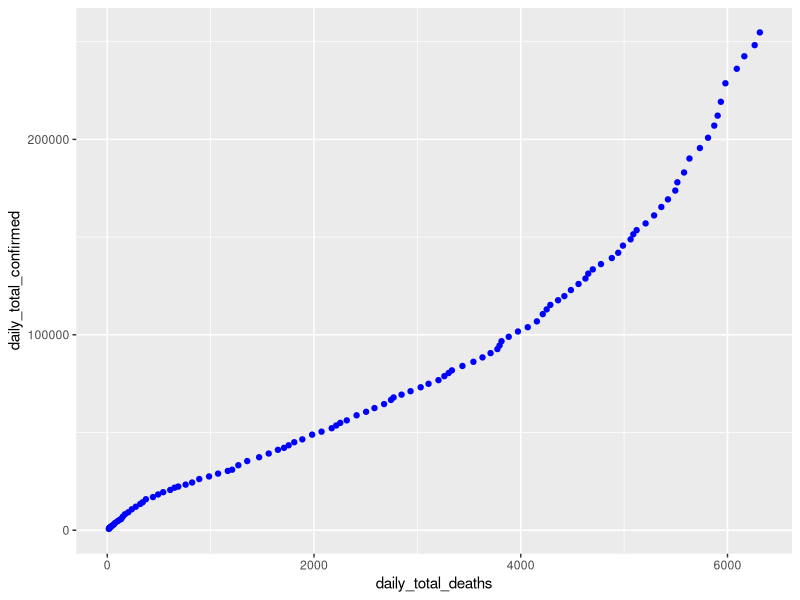
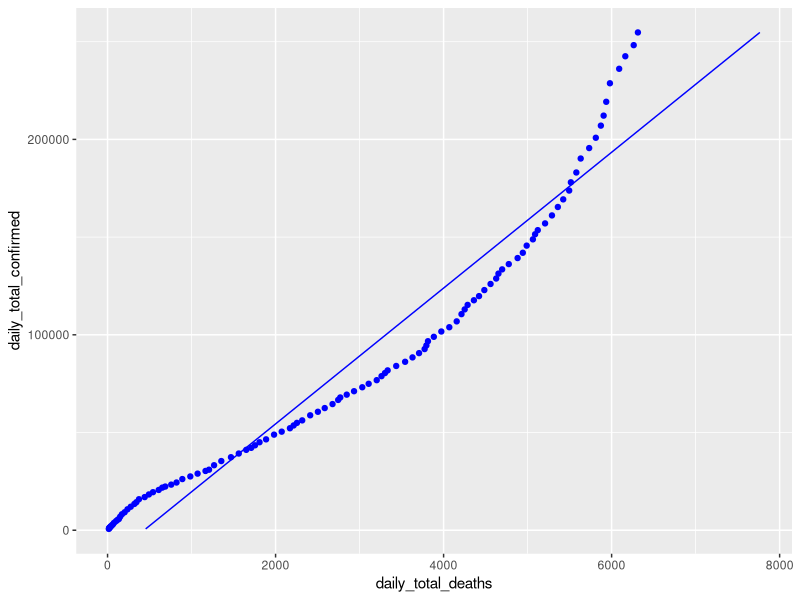
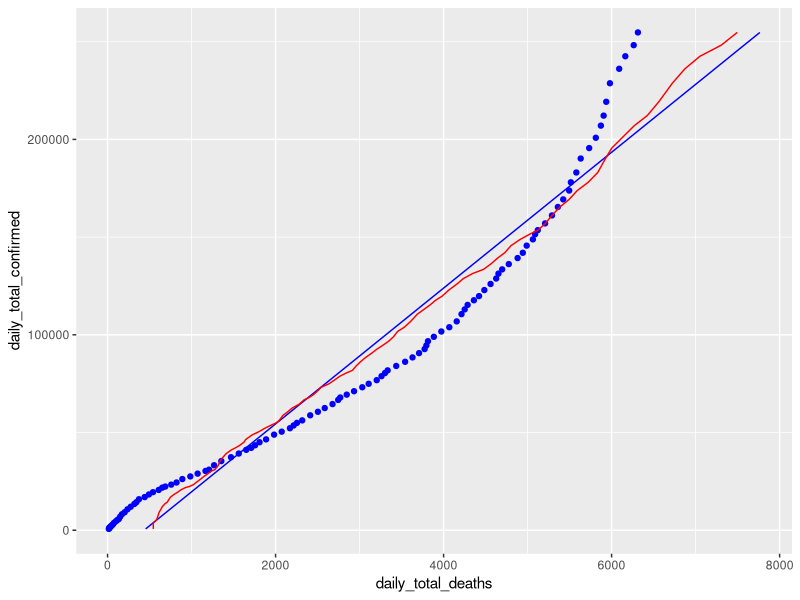
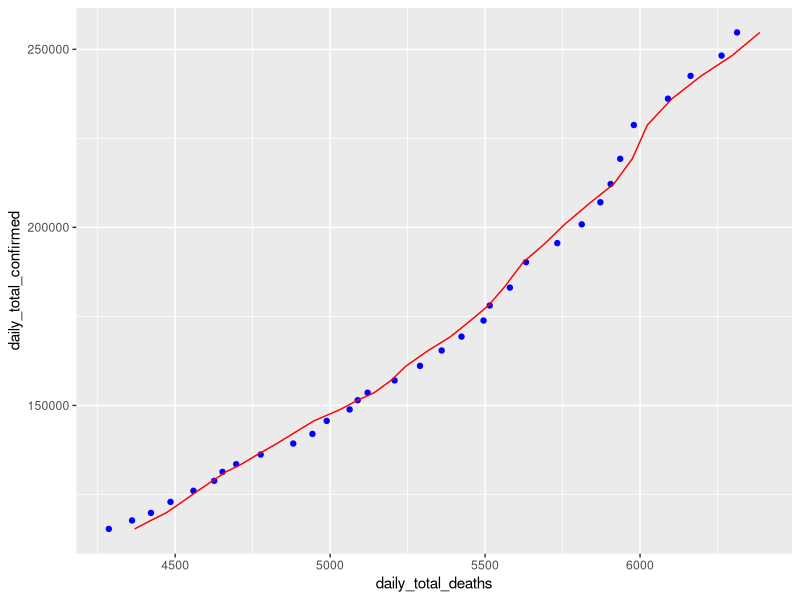

Generate these figures, in order, with R:
## ---- chunk 1
knitr::opts_chunk$set(echo = TRUE)
build_offset_columns <- function(input_df,target_col,range_vector){
  
  ### Unlist the Target column to get a vector. Otherwise we spin our wheels in a df
  process_col <- unlist(input_df[target_col])
  
  #### Build a series of columns that offset the values of the target_col by the range vector
  for (offset_count in 1:length(range_vector))
  {
    offset_value <- range_vector[offset_count]
    i <- 0
    offset_col <- sapply(process_col,function(x){
      i <<- i + 1
      ### Return nothing for first 21 days
      if (i <= offset_value) { return(0) }
      return(process_col[i-offset_value])
      
    },simplify="array")
    
    thisColName <- paste("offset_",offset_value,sep="")
    
    input_df <- cbind(input_df,offset_col)
    
    colnames(input_df)[length(colnames(input_df))] <- thisColName
    
    
  }### END each vector elements
  
  return(input_df)  
  
}### END build_minus_column

library(ggplot2)

### Read CSV is same folder
ca_covid_df <- read.csv("final_CA_Confirmed.csv")

### strip out the first column since it is a duplicate of the row index value. This is related to saving
### the file back to a CSV from R. The file was lightly processed to standardized the field names, dates, and convert
### NAs to zeros
ca_covid_df <- ca_covid_df[,2:length(ca_covid_df)]

############################################################
### build statewide Numbers - daily_covid_df
############################################################

#### Crunch the data frame to daily sums
covid_dates <- unique(ca_covid_df$date)

### build statewide confirmed numbers
daily_total_confirmed <- sapply(covid_dates,function(x){
  ### Build data frame for each date
  this_df <- (ca_covid_df [which(ca_covid_df$date == x),])
  ### Sum confirmed for daily total
  return(sum(this_df$totalcountconfirmed) )
},simplify="array")

daily_total_deaths <- sapply(covid_dates,function(x){
  this_df <- (ca_covid_df [which(ca_covid_df$date == x),])
  ### Sum deaths for daily total
  return(sum(this_df$totalcountdeaths) )
},simplify="array")

#### Assign friendly date column name
date <- covid_dates

#### Build summarized totals by date
daily_covid_df <- data.frame(date,daily_total_confirmed,daily_total_deaths)

## ---- chunk 2

cor(daily_covid_df$daily_total_confirmed,daily_covid_df$daily_total_deaths)

## ---- chunk 3

#############################################################
### Basic Correlation
#############################################################
ggplot(data = daily_covid_df, aes(y = daily_total_confirmed, x = daily_total_deaths)) + geom_point(color='blue') +
  scale_y_continuous(labels = function(x) format(x, scientific = FALSE))

## ---- chunk 4

### Base Model comparing confirmed and deaths on the same day. There is a lag between the two
### Predicting: Deaths based on confirmed
state_CD_base_lm <-  lm(daily_total_deaths ~ daily_total_confirmed, data=daily_covid_df)


### Created Prediction data frame using the base model
### Build prediction based on Model
### State Confirmed/Deaths - state_CD_base_predict_df
state_CD_base_predict_df <- data.frame(
  daily_total_deaths = predict(state_CD_base_lm, 
                               newdata=daily_covid_df), 
  daily_total_confirmed=daily_covid_df$daily_total_confirmed)

#### Get residuals from prediction
base_residual <- daily_covid_df$daily_total_deaths - state_CD_base_predict_df$daily_total_deaths
### Base Error
base_residual <- sum(base_residual^2)

## ---- chunk 5
### R value. R^2 taken from Summary
sqrt(.9467) ## R=.9729851
## ---- chunk 6
### R value. R^2 taken from Summary
ggplot(data = daily_covid_df, aes(y = daily_total_confirmed, x = daily_total_deaths)) +
  geom_point(color='blue') + scale_y_continuous(labels = function(x) format(x, scientific = FALSE)) +
  geom_line(color='blue',data = state_CD_base_predict_df, aes(y=daily_total_confirmed, x=daily_total_deaths))
## ---- chunk 7
############################################################
### build confirmed offset columns from 1 to 21
############################################################
offset_daily_df <- build_offset_columns(daily_covid_df,"daily_total_confirmed",1:21)

## ---- chunk 8
### Correlate Daily Total row
### Looking for column with highest correlation value
### Looks like offset_9 
cor(offset_daily_df[2:length(colnames(offset_daily_df))])[2,]
## ---- chunk 9

### Build Model off of offset_9. This offset had the highest correlation value between confirmed and deaths.
state_CD_offset_9_lm <-  lm(daily_total_deaths ~ offset_9, data=offset_daily_df)

### Created Prediction data frame using offset_15
### Build prediction based on Model
state_CD_offset_9_predict_df <- data.frame(
  daily_total_deaths = predict(state_CD_offset_9_lm, 
                               newdata=offset_daily_df), 
  daily_total_confirmed=offset_daily_df$daily_total_confirmed)
## ---- chunk 10
sqrt(.9619) 
## ---- chunk 11

#### Get residuals from prediction
base_residual <- offset_daily_df$daily_total_deaths - state_CD_base_predict_df$daily_total_deaths
### Base Error
base_residual <- sum(base_residual^2)

#### Get residuals from prediction - Subtract Death data from death prediction
offset_9_residual <- offset_daily_df$daily_total_deaths - state_CD_offset_9_predict_df$daily_total_deaths
### Base Error
offset_9_residual <- sum(offset_9_residual^2)

paste0("Base Residual: ",round(base_residual,2))
paste0("Offset 9 Residual: ",round(offset_9_residual,2))
paste0("offfset 9 < Base: ", (offset_9_residual < base_residual )) 

## ---- chunk 12
######################################################################################
#### Verify work with Plot
######################################################################################
## Blue Base plot: Confirmed by deaths over time -
## Red Offset_9
## Black Offset_16
ggplot(data = offset_daily_df, aes(y = daily_total_confirmed, x = daily_total_deaths)) +
  geom_point(color='blue') + scale_y_continuous(labels = function(x) format(x, scientific = FALSE)) +
  geom_line(color='blue',data = state_CD_base_predict_df, aes(y=daily_total_confirmed, x=daily_total_deaths)) +
  geom_line(color='red',data = state_CD_offset_9_predict_df, aes(y=daily_total_confirmed, x=daily_total_deaths)) 

## ---- chunk 13

### June starts on row 76. This code grabs rows from 76 to the end of the data field. The new data frame
### Will expand as new data is added.
june_offset_df <- offset_daily_df[76:nrow(offset_daily_df),]
### Base Model comparing confirmed and deaths for Post June data
### Predicting: Deaths based on confirmed
june_CD_base_lm <-  lm(daily_total_deaths ~ daily_total_confirmed, data=june_offset_df)


############################################################################
### Created Prediction data frame using the base model
### Build prediction based on Model
### State Confirmed/Deaths - state_CD_base_predict_df
############################################################################
june_CD_base_predict_df <- data.frame( date=june_offset_df$date,
  daily_total_deaths = predict(june_CD_base_lm, 
                               newdata=june_offset_df), 
  daily_total_confirmed=june_offset_df$daily_total_confirmed)

## ---- chunk 14
cor(june_offset_df[2:length(colnames(june_offset_df))])[2,]

## ---- chunk 15


june_CD_offset_13_lm <-  lm(daily_total_deaths ~ offset_13, data=june_offset_df)

june_CD_offset_13_predict_df <- data.frame(date=june_offset_df$date,
  daily_total_deaths = predict(june_CD_offset_13_lm, 
                               newdata=june_offset_df), 
  daily_total_confirmed=june_offset_df$daily_total_confirmed)

#### Get residuals from prediction
june_offset_13_residual <- june_offset_df$daily_total_deaths - june_CD_offset_13_predict_df$daily_total_deaths
### Base Error
june_offset_13_residual <- sum(june_offset_13_residual^2)

june_CD_offset_14_lm <-  lm(daily_total_deaths ~ offset_14, data=june_offset_df)

june_CD_offset_14_predict_df <- data.frame(date=june_offset_df$date,
  daily_total_deaths = predict(june_CD_offset_14_lm, 
                               newdata=june_offset_df), 
  daily_total_confirmed=june_offset_df$daily_total_confirmed)

#### Get residuals from prediction
june_offset_14_residual <- june_offset_df$daily_total_deaths - june_CD_offset_14_predict_df$daily_total_deaths
### Base Error
june_offset_14_residual <- sum(june_offset_14_residual^2)

june_CD_offset_15_lm <-  lm(daily_total_deaths ~ offset_15, data=june_offset_df)

june_CD_offset_15_predict_df <- data.frame(date=june_offset_df$date,
  daily_total_deaths = predict(june_CD_offset_15_lm, 
                               newdata=june_offset_df), 
  daily_total_confirmed=june_offset_df$daily_total_confirmed)

#### Get residuals from prediction
june_offset_15_residual <- june_offset_df$daily_total_deaths - june_CD_offset_15_predict_df$daily_total_deaths
### Base Error
june_offset_15_residual <- sum(june_offset_15_residual^2)

paste0("June Offset 13 residuals: ", june_offset_13_residual)
paste0("June Offset 14 residuals: ", june_offset_14_residual)
paste0("June Offset 15 residuals: ", june_offset_15_residual)

paste0("June offset 14 is less than offset 13? ",  june_offset_14_residual < june_offset_13_residual)
paste0("June offset 14 is less than offset 15? ",  june_offset_14_residual < june_offset_15_residual)

## ---- chunk 16
ggplot(data = june_offset_df, aes(y = daily_total_confirmed, x = daily_total_deaths)) + 
  geom_point(color='blue') + scale_y_continuous(labels = function(x) format(x, scientific = FALSE)) +
  geom_line(color='red'   ,data = june_CD_offset_14_predict_df, aes(y=daily_total_confirmed, x=daily_total_deaths)) 


